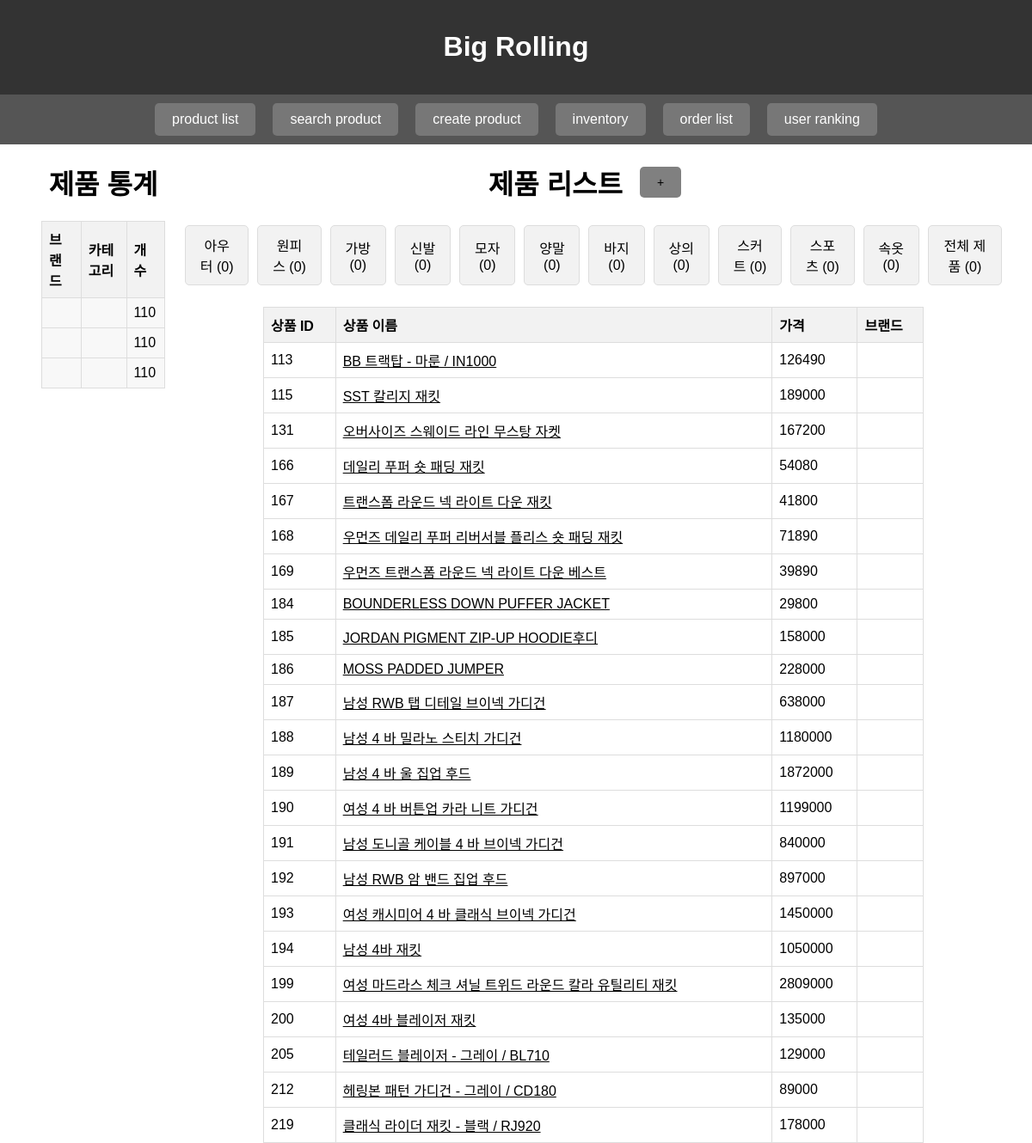
/php/product_list.php?category=1, run on the app's committed database.
### tables this page shows
CREATE TABLE `product` (
  `product_id` int(11) NOT NULL AUTO_INCREMENT,
  `product_name` varchar(255) NOT NULL,
  `price` int(11) NOT NULL,
  `description` text DEFAULT NULL,
  `category_id` int(11) NOT NULL,
  `brand_id` int(11) NOT NULL,
  PRIMARY KEY (`product_id`),
  KEY `category_id` (`category_id`),
  KEY `brand_id` (`brand_id`),
  CONSTRAINT `product_ibfk_1` FOREIGN KEY (`category_id`) REFERENCES `category` (`category_id`) ON UPDATE CASCADE,
  CONSTRAINT `product_ibfk_2` FOREIGN KEY (`brand_id`) REFERENCES `brand` (`brand_id`) ON UPDATE CASCADE
);

### php/db_connection.php (called while the page is built, shortened)
<?php
$servername = "localhost";
$username = "root";
$password = "";
$dbname = "team16";
function connectToDatabase() {
    global $servername, $username, $password, $dbname;
    $conn = mysqli_connect($servername, $username, $password, $dbname);
    return $conn;
}
?>

### php/product_list.php (the view, shortened to what this page needs)
<?php
include(__DIR__ . '/db_connection.php');
$sql_roll = "SELECT BRAND.brand_name, CATEGORY.category_name, COUNT(PRODUCT.product_id) AS product_count
        FROM PRODUCT
        LEFT JOIN BRAND ON PRODUCT.brand_id = BRAND.brand_id
        LEFT JOIN CATEGORY ON PRODUCT.category_id = CATEGORY.category_id
        GROUP BY BRAND.brand_name, CATEGORY.category_name WITH ROLLUP";
$result_roll = mysqli_query(connectToDatabase(), $sql_roll);
$cateQuery = "SELECT CATEGORY.category_id, CATEGORY.category_name, COUNT(PRODUCT.product_id) AS product_count
                FROM CATEGORY
                LEFT JOIN PRODUCT ON CATEGORY.category_id = PRODUCT.category_id
                GROUP BY CATEGORY.category_id WITH ROLLUP";
$cateResult = mysqli_query(connectToDatabase(), $cateQuery);
$selectedCategory = isset($_GET['category']) ? $_GET['category'] : null;
$sql = "SELECT PRODUCT.*, BRAND.brand_name
        FROM PRODUCT
        LEFT JOIN BRAND ON PRODUCT.brand_id = BRAND.brand_id";
if (!empty($selectedCategory)) {
    $sql .= " WHERE PRODUCT.category_id = $selectedCategory";
}
$result = mysqli_query(connectToDatabase(), $sql);
?>
<!DOCTYPE html>
<html lang="ko">
<head>
</head>
<body>
<?php
include('index.php');
?>
    <div class="container">
    <div style=" width: 15%">
        <h1>제품 통계</h1>
        <?php
            $currentBrand = null;
        ?>
        <?php if ($result_roll->num_rows > 0) : ?>
            <table>
                <tr>
                    <th>브랜드</th>
                    <th>카테고리</th>
                    <th>개수</th>
                </tr>
                <?php while ($row = mysqli_fetch_assoc($result_roll)) : ?>
                    <tr <?php echo ($row['brand_name'] === null) ? 'style="background-color: #f8f8f8;"' : ''; ?>>
                        <td <?php echo ($row['brand_name'] == $currentBrand) ? 'style="background-color: #f8f8f8;"' : '';?>>
                        <?php if ($row['brand_name'] !== $currentBrand) {
                            echo $row['brand_name'];
                            $currentBrand = $row['brand_name'];
                        } ?></td>
                        <td <?php echo ($row['category_name'] == null) ? 'style="background-color: #f8f8f8;"' : '';?>><?php echo $row['category_name']; ?></td>
                        <td><?php echo $row['product_count']; ?></td>
                    </tr>
                <?php endwhile; ?>
            </table>
        <?php else : ?>
            <p>상품이 없습니다</p>
        <?php endif; ?>
    </div>
    <div style=" width: 80%;">
    <div class="container">
    <h1>제품 리스트</h1>
    <div style="display: flex;flex-direction: column;align-items: center;justify-content: center;">
    <a href="create_product.php">
        <button style="font-size: 14px;margin: 20px;">+</button>
    </a>
        </div></div>
    <div class="category-buttons">
        <?php while ($categoryRow = mysqli_fetch_assoc($cateResult)) : ?>
            <button onclick="filterByCategory(<?php echo $categoryRow['category_id']; ?>)"
                <?php echo ($categoryRow['category_id'] == $selectedCategory) ? 'class="active"' : ''; ?>>
                <?php
                if ($categoryRow['category_id'] !== null) {
                    echo $categoryRow['category_name'] . ' (' . $categoryRow['product_count'] . ')';
                } else {
                    echo '전체 제품 (' . $categoryRow['product_count'] . ')';
                }
                ?>
            </button>
        <?php endwhile; ?>
    </div>
    <?php if ($result->num_rows > 0) : ?>
        <table>
            <tr>
                <th>상품 ID</th>
                <th>상품 이름</th>
                <th>가격</th>
                <th>브랜드</th>
            </tr>
            <?php while ($row = mysqli_fetch_assoc($result)) : ?>
                <tr>
                    <td><?php echo $row['product_id']; ?></td>
                    <td>
                    <a href='#' onclick='saveAndRedirect(<?php echo $row["product_id"]; ?>); return false;' style='color:black'>
                        <?php echo $row['product_name']; ?>
                    </a>
                    </td>
                    <td><?php echo $row['price']; ?></td>
                    <td><?php echo $row['brand_name']; ?></td>
                </tr>
            <?php endwhile; ?>
        </table>
    <?php else : ?>
        <p>해당 카테고리에 상품이 존재하지 않습니다.</p>
    <?php endif; ?>
    </div>
    </div>
</body>
</html>

### php/product_list.php (style rules this page uses)
body { text-align: center; }
h1 { text-align: center; }
table { margin: 0 auto; border-collapse: collapse; width: 80%; }
th, td { border: 1px solid #dddddd; text-align: left; padding: 8px; }
th { background-color: #f2f2f2; }
.category-buttons { display: flex; justify-content: center; margin-bottom: 20px; }
.category-buttons button { background-color: #f2f2f2; border: 1px solid #ddd; padding: 10px 15px; margin: 5px; cursor: pointer; transition: background-color 0.3s; }
.container { display: flex; justify-content: center; }
button { background-color: GRAY; color: black; border: none; padding: 10px 20px; text-align: center; text-decoration: none; display: inline-block; font-size: 16px; margin: 4px 2px; cursor: pointer; border-radius: 5px; }

### php/index.php (style rules this page uses)
body { font-family: Arial, sans-serif; margin: 0; padding: 0; }

### data on the page
product: product_id "113", product_name "BB 트랙탑 - 마룬 / IN1000", price "126490"
product: product_id "115", product_name "SST 칼리지 재킷", price "189000"
product: product_id "131", product_name "오버사이즈 스웨이드 라인 무스탕 자켓", price "167200"
product: product_id "166", product_name "데일리 푸퍼 숏 패딩 재킷", price "54080"
product: product_id "167", product_name "트랜스폼 라운드 넥 라이트 다운 재킷", price "41800"
product: product_id "168", product_name "우먼즈 데일리 푸퍼 리버서블 플리스 숏 패딩 재킷", price "71890"
product: product_id "169", product_name "우먼즈 트랜스폼 라운드 넥 라이트 다운 베스트", price "39890"
product: product_id "184", product_name "BOUNDERLESS DOWN PUFFER JACKET", price "29800"
product: product_id "185", product_name "JORDAN PIGMENT ZIP-UP HOODIE후디", price "158000"
product: product_id "186", product_name "MOSS PADDED JUMPER", price "228000"
product: product_id "187", product_name "남성 RWB 탭 디테일 브이넥 가디건", price "638000"
product: product_id "188", product_name "남성 4 바 밀라노 스티치 가디건", price "1180000"
product: product_id "189", product_name "남성 4 바 울 집업 후드", price "1872000"
product: product_id "190", product_name "여성 4 바 버튼업 카라 니트 가디건", price "1199000"
product: product_id "191", product_name "남성 도니골 케이블 4 바 브이넥 가디건", price "840000"
product: product_id "192", product_name "남성 RWB 암 밴드 집업 후드", price "897000"
product: product_id "193", product_name "여성 캐시미어 4 바 클래식 브이넥 가디건", price "1450000"
product: product_id "194", product_name "남성 4바 재킷", price "1050000"
product: product_id "199", product_name "여성 마드라스 체크 셔닐 트위드 라운드 칼라 유틸리티 재킷", price "2809000"
product: product_id "200", product_name "여성 4바 블레이저 재킷", price "135000"
product: product_id "205", product_name "테일러드 블레이저 - 그레이 / BL710", price "129000"
product: product_id "212", product_name "헤링본 패턴 가디건 - 그레이 / CD180", price "89000"
product: product_id "219", product_name "클래식 라이더 재킷 - 블랙 / RJ920", price "178000"

### other printed values
$row['product_count'] "110"
$categoryRow['category_name'] "아우터"
$categoryRow['product_count'] "0"
$categoryRow['category_name'] "원피스"
$categoryRow['category_name'] "가방"
$categoryRow['category_name'] "신발"
$categoryRow['category_name'] "모자"
$categoryRow['category_name'] "양말"
$categoryRow['category_name'] "바지"
$categoryRow['category_name'] "상의"
$categoryRow['category_name'] "스커트"
$categoryRow['category_name'] "스포츠"
$categoryRow['category_name'] "속옷"
